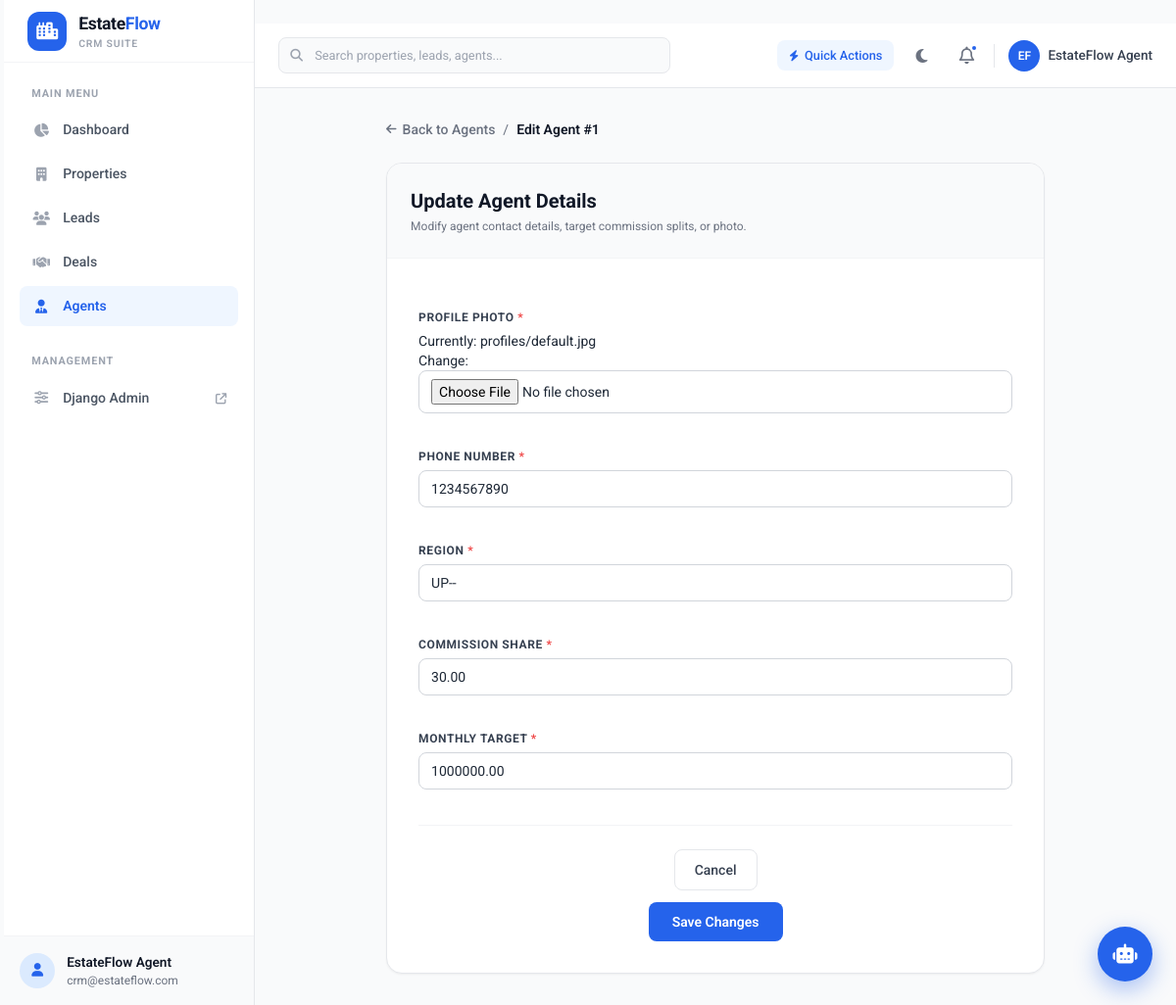
Before: /agents/1/edit with the older database file.
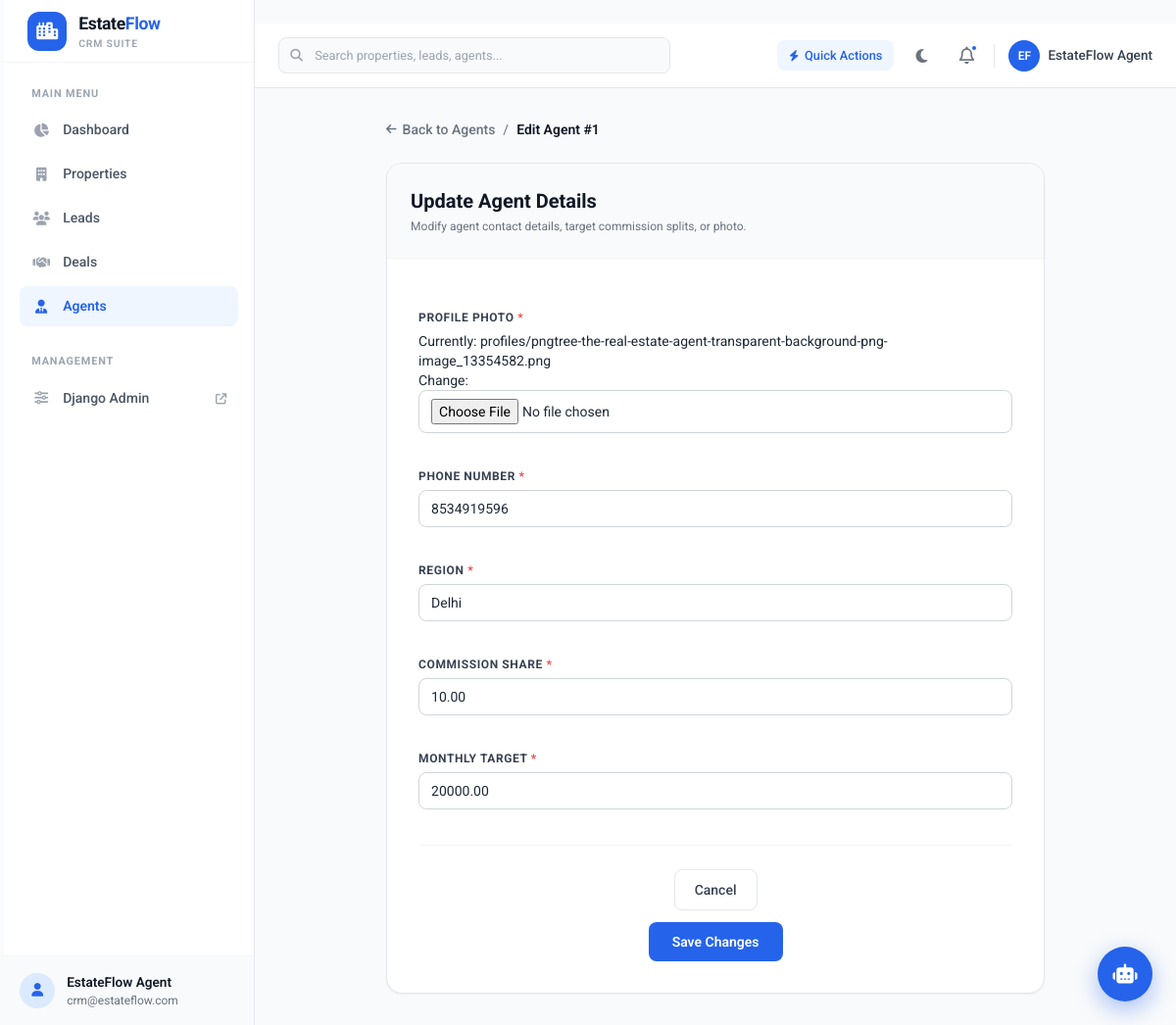
After: the same page with the newer database file.
### core/models.py (models this page shows, shortened)
class Agent(models.Model):
    user = models.OneToOneField(to=User, on_delete=models.CASCADE)
    profile_photo = models.ImageField(
        upload_to="profiles", default="profiles/default.jpg"
    )
    phone_number = models.CharField(max_length=10)
    region = models.CharField(max_length=50)
    commission_share = models.DecimalField(max_digits=4, decimal_places=2)
    monthly_target = models.DecimalField(max_digits=12, decimal_places=2)
    created_at = models.DateTimeField(auto_now_add=True)

### core/views.py (the view)
# urls.py: path("agents/<int:id>/edit", views.edit_agent, name="edit-agent"),
def edit_agent(request, id):
    instance = get_object_or_404(Agent, id=id)
    form = EditAgentForm(request.POST or None, request.FILES or None, instance=instance)
    if request.method == "POST" and form.is_valid():
        form.save()
        return redirect("agents")
    context = {"editform": form, "id": id}
    return render(request, "pages/editagent.html", context)

### core/forms.py
class EditAgentForm(forms.ModelForm):
    class Meta:
        model = Agent
        exclude = ["user"]

### core/templates/pages/editagent.html (shortened to what this page needs)
﻿{% extends 'base.html' %}
{% block content %}
<div class="max-w-2xl mx-auto space-y-6">
    <div class="flex items-center justify-between">
        <div class="flex items-center gap-2 text-sm text-gray-500 dark:text-gray-400">
            <a href="{% url 'agents' %}" class="hover:text-brand-600 transition-colors flex items-center gap-1.5 font-medium">
                <i class="fa-solid fa-arrow-left text-xs"></i>
                <span>Back to Agents</span>
            </a>
            <span>/</span>
            <span class="text-gray-900 dark:text-white font-semibold">Edit Agent #{{ id }}</span>
        </div>
    </div>
    <div class="bg-white dark:bg-gray-800 rounded-2xl shadow-sm border border-gray-200 dark:border-gray-700/80 overflow-hidden">
        <div class="p-6 border-b border-gray-100 dark:border-gray-700 bg-gray-50 dark:bg-gray-700/50">
            <h2 class="text-xl font-bold text-gray-900 dark:text-white">Update Agent Details</h2>
            <p class="text-xs text-gray-500 dark:text-gray-400 mt-1">Modify agent contact details, target commission splits, or photo.</p>
        </div>
        <form method="POST" action="{% url 'edit-agent' id %}" enctype="multipart/form-data" class="p-6 sm:p-8 space-y-5 m-0 max-h-none">
            {% for field in editform %}
            <div class="space-y-1.5">
                <label for="{{ field.id_for_label }}" class="block text-xs font-bold uppercase tracking-wider text-gray-700 dark:text-gray-300">
                    {{ field.label }} {% if field.field.required %}<span class="text-red-500">*</span>{% endif %}
                </label>
                <div class="text-sm">
                    {{ field }}
                </div>
            </div>
            {% endfor %}
            <div class="pt-6 border-t border-gray-100 dark:border-gray-700 flex items-center justify-end gap-3">
                <a href="{% url 'agents' %}" class="px-5 py-2.5 border border-gray-200 dark:border-gray-700 rounded-lg text-sm font-medium text-gray-700 dark:text-gray-300 hover:bg-gray-50 dark:bg-gray-700 transition-colors">
                    Cancel
                </a>
                <button type="submit" class="px-6 py-2.5 bg-brand-600 hover:bg-brand-700 text-white rounded-lg text-sm font-semibold transition-colors shadow-xs">
                    Save Changes
                </button>
            </div>
        </form>
    </div>
</div>
{% endblock %}

Changed rows visible on the page:
changed Agent: phone_number "1234567890" → "8534919596"; region "UP--" → "Delhi"; commission_share "30.00" → "10.00"; monthly_target "1000000.00" → "20000.00"
Other visible differences:
text no longer shown: "Currently: profiles/default.jpg Change:"
text now shown: "Currently: profiles/pngtree-the-real-estate-agent-transparent-background-png-image_13354582.png Change:"
